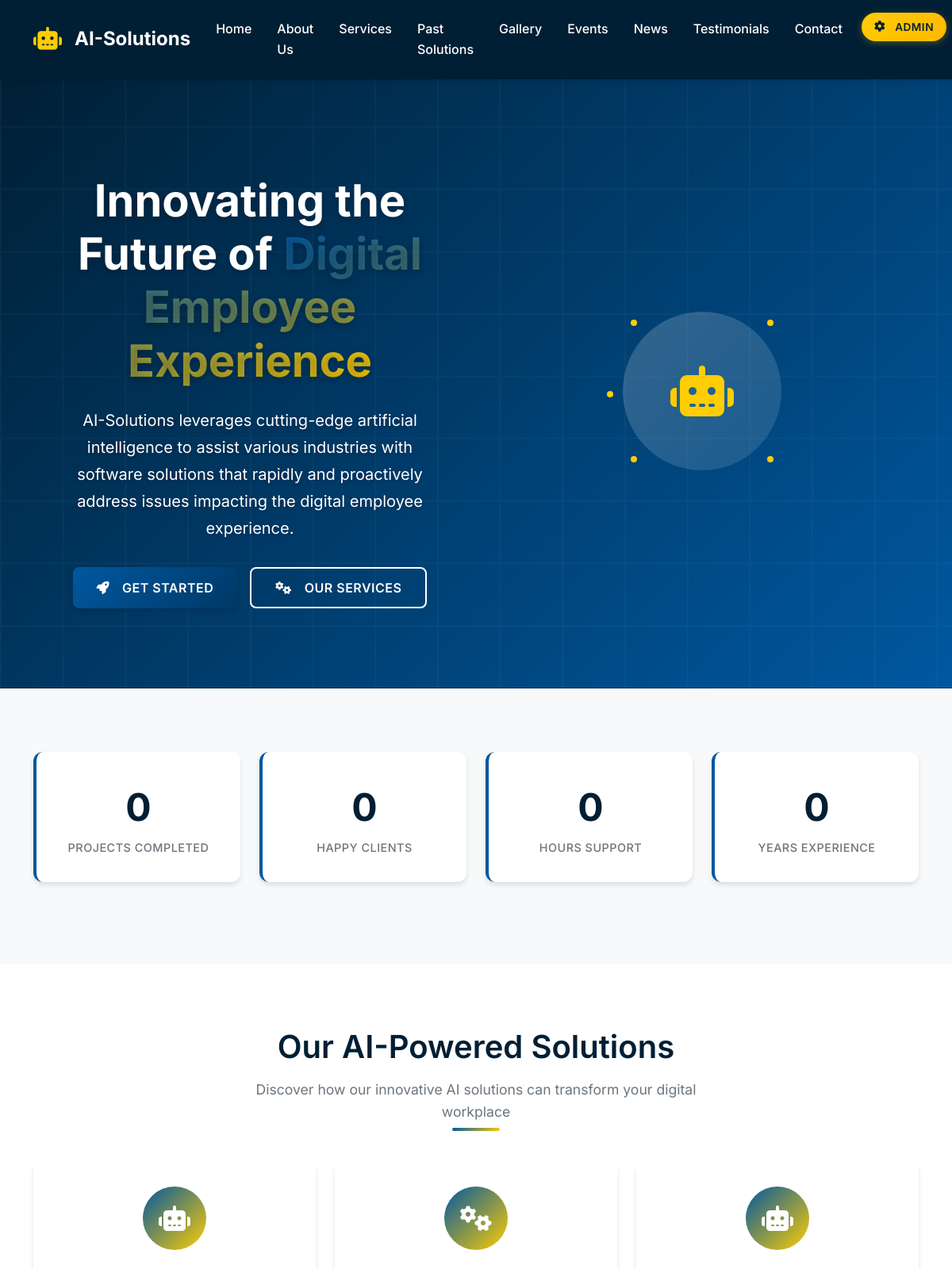
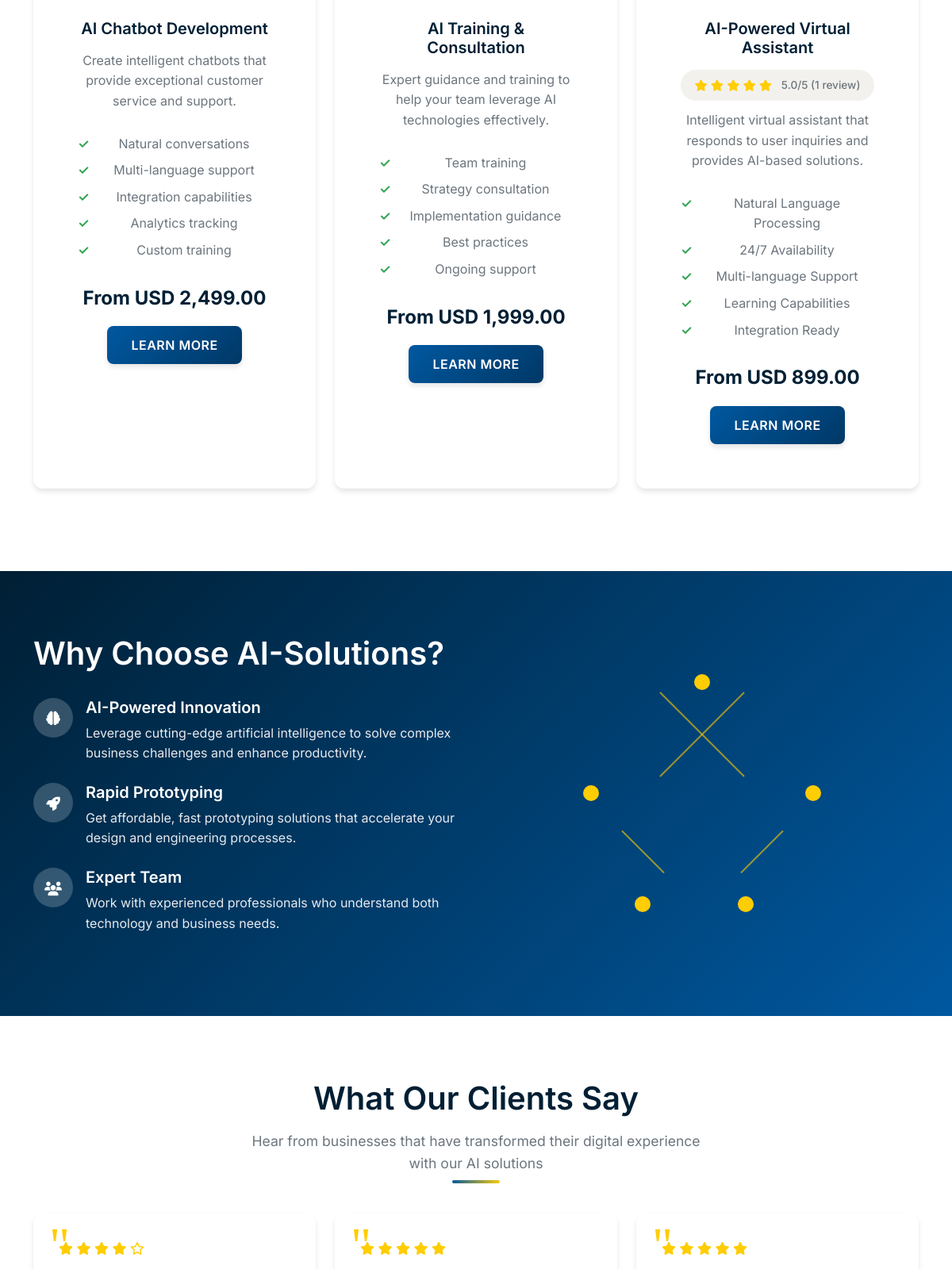
The page / (upper part) on the database its author committed (2 pictures, top to bottom).
### services/models.py (models this page shows, shortened)
class Service(models.Model):
    CATEGORY_CHOICES = [
        ('ai_solutions', 'AI Solutions'),
        ('automation', 'Automation'),
        ('data_analytics', 'Data Analytics'),
        ('machine_learning', 'Machine Learning'),
        ('consulting', 'Consulting'),
        ('integration', 'Integration'),
        ('support', 'Support'),
        ('other', 'Other'),
    ]
    title = models.CharField(max_length=200, help_text="Service title")
    slug = models.SlugField(max_length=200, unique=True, help_text="URL-friendly version of title")
    description = models.TextField(help_text="Service description")
    short_description = models.CharField(
        max_length=300,
        help_text="Short service description for cards"
    )
    icon = models.CharField(
        max_length=50,
        help_text="Font Awesome icon class (e.g., 'fas fa-robot')"
    )
    category = models.CharField(
        max_length=50,
        choices=CATEGORY_CHOICES,
        default='other',
        help_text="Service category"
    )
    features = models.TextField(
        help_text="JSON string of features list",
        default='[]'
    )
    is_featured = models.BooleanField(default=False, help_text="Show in featured section")
    is_active = models.BooleanField(default=True, help_text="Whether service is currently offered")
    price_starting_from = models.DecimalField(
        max_digits=10,
        decimal_places=2,
        null=True,
        blank=True,
        help_text="Starting price for the service"
    )
    currency = models.CharField(max_length=3, default='USD', help_text="Currency code")
    image = models.ImageField(
        upload_to='services/',
        blank=True,
        help_text="Service image"
    )
    created_at = models.DateTimeField(auto_now_add=True, help_text="When the service was created")
    updated_at = models.DateTimeField(auto_now=True, help_text="When the service was last updated")
    class Meta:
        verbose_name = "Service"
        verbose_name_plural = "Services"
        ordering = ['title']
    @property
    def features_list(self):
        try:
            return json.loads(self.features)
        except (json.JSONDecodeError, TypeError):
            return []
    @property
    def formatted_price(self):
        if self.price_starting_from:
            return f"From {self.currency} {self.price_starting_from:,.2f}"
        return "Contact for pricing"

### testimonials/models.py (models this page shows, shortened)
class Testimonial(models.Model):
    RATING_CHOICES = [
        (1, '1 Star'),
        (2, '2 Stars'),
        (3, '3 Stars'),
        (4, '4 Stars'),
        (5, '5 Stars'),
    ]
    customer_name = models.CharField(max_length=100, help_text="Customer's name")
    company = models.CharField(max_length=100, help_text="Customer's company")
    job_title = models.CharField(max_length=100, blank=True, help_text="Customer's job title")
    service = models.ForeignKey(
        'services.Service',
        on_delete=models.CASCADE,
        null=True,
        blank=True,
        help_text="Service being rated (optional)"
    )
    rating = models.IntegerField(
        choices=RATING_CHOICES,
        default=5,
        help_text="Customer rating (1-5 stars)"
    )
    content = models.TextField(help_text="Testimonial content")
    image = models.ImageField(
        upload_to='testimonials/',
        blank=True,
        help_text="Customer photo (optional)"
    )
    is_featured = models.BooleanField(default=False, help_text="Show in featured section")
    is_approved = models.BooleanField(default=False, help_text="Whether testimonial is approved for display")
    created_at = models.DateTimeField(auto_now_add=True, help_text="When the testimonial was created")
    updated_at = models.DateTimeField(auto_now=True, help_text="When the testimonial was last updated")
    class Meta:
        verbose_name = "Testimonial"
        verbose_name_plural = "Testimonials"
        ordering = ['-created_at']

### home/views.py (the view)
# urls.py: path('', views.home_view, name='home'),
def home_view(request):
    from django.db import models
    featured_services = Service.objects.filter(
        is_featured=True,
        is_active=True
    ).order_by('title')[:3]
    for service in featured_services:
        testimonials = Testimonial.objects.filter(service=service, is_approved=True)
        avg_rating = testimonials.aggregate(avg_rating=models.Avg('rating'))['avg_rating'] or 0
        service.avg_rating = round(avg_rating, 1) if avg_rating else 0
        service.total_ratings = testimonials.count()
    featured_testimonials = Testimonial.objects.filter(
        is_featured=True,
        is_approved=True
    ).order_by('-created_at')[:3]
    recent_articles = Article.objects.filter(
        is_published=True
    ).order_by('-published_date')[:3]
    context = {
        'featured_services': featured_services,
        'featured_testimonials': featured_testimonials,
        'recent_articles': recent_articles,
    }
    return render(request, 'home/index.html', context)

### templates/home/index.html (shortened to what this page needs)
{% extends 'base.html' %}
{% load static %}
{% block content %}
<section class="hero-section">
    <div class="container">
        <div class="row align-items-center">
            <div class="col-lg-6">
                <div class="hero-content">
                    <h1 class="hero-title animate-fadeInLeft">
                        Innovating the Future of
                        <span class="text-gradient">Digital Employee Experience</span>
                    </h1>
                    <p class="hero-subtitle animate-fadeInLeft">
                        AI-Solutions leverages cutting-edge artificial intelligence to assist various industries
                        with software solutions that rapidly and proactively address issues impacting the digital
                        employee experience.
                    </p>
                    <div class="hero-buttons animate-fadeInLeft">
                        <a href="{% url 'contact:contact' %}" class="btn btn-primary">
                            <i class="fas fa-rocket me-2"></i>
                            Get Started
                        </a>
                        <a href="{% url 'services:services' %}" class="btn btn-outline-primary">
                            <i class="fas fa-cogs me-2"></i>
                            Our Services
                        </a>
                    </div>
                </div>
            </div>
            <div class="col-lg-6">
                <div class="hero-image animate-fadeInRight">
                    <div class="ai-visualization">
                        <div class="ai-circle">
                            <i class="fas fa-robot"></i>
                        </div>
                        <div class="ai-particles">
                            <div class="particle"></div>
                            <div class="particle"></div>
                            <div class="particle"></div>
                            <div class="particle"></div>
                            <div class="particle"></div>
                        </div>
                    </div>
                </div>
            </div>
        </div>
    </div>
</section>
<section class="section bg-light">
    <div class="container">
        <div class="row text-center">
            <div class="col-lg-3 col-md-6 mb-4">
                <div class="stat-card">
                    <div class="stat-number counter" data-target="150">0</div>
                    <div class="stat-label">Projects Completed</div>
                </div>
            </div>
            <div class="col-lg-3 col-md-6 mb-4">
                <div class="stat-card">
                    <div class="stat-number counter" data-target="50">0</div>
                    <div class="stat-label">Happy Clients</div>
                </div>
            </div>
            <div class="col-lg-3 col-md-6 mb-4">
                <div class="stat-card">
                    <div class="stat-number counter" data-target="24">0</div>
                    <div class="stat-label">Hours Support</div>
                </div>
            </div>
            <div class="col-lg-3 col-md-6 mb-4">
                <div class="stat-card">
                    <div class="stat-number counter" data-target="5">0</div>
                    <div class="stat-label">Years Experience</div>
                </div>
            </div>
        </div>
    </div>
</section>
<section class="section">
    <div class="container">
        <div class="section-title">
            <h2>Our AI-Powered Solutions</h2>
            <p class="section-subtitle">
                Discover how our innovative AI solutions can transform your digital workplace
            </p>
        </div>
        <div class="row">
            {% for service in featured_services %}
            <div class="col-lg-4 col-md-6 mb-4">
                <div class="card service-card h-100">
                    <div class="service-icon">
                        <i class="{{ service.icon }}"></i>
                    </div>
                    <div class="card-body text-center">
                        <h5 class="service-title">{{ service.title }}</h5>
                        {% if service.avg_rating > 0 %}
                        <div class="service-rating-summary">
                            <div class="rating-stars">
                                {% for i in "12345" %}
                                    {% if forloop.counter <= service.avg_rating %}
                                        <i class="fas fa-star"></i>
                                    {% else %}
                                        <i class="far fa-star"></i>
                                    {% endif %}
                                {% endfor %}
                            </div>
                            <span class="rating-text">{{ service.avg_rating|floatformat:1 }}/5 ({{ service.total_ratings }} review{{ service.total_ratings|pluralize }})</span>
                        </div>
                        {% endif %}
                        <p class="service-description">{{ service.short_description }}</p>
                        <ul class="service-features">
                            {% for feature in service.features_list %}
                            <li>{{ feature }}</li>
                            {% endfor %}
                        </ul>
                        <div class="service-price">
                            <span class="price">{{ service.formatted_price }}</span>
                        </div>
                        <a href="{% url 'services:services' %}" class="btn btn-primary">Learn More</a>
                    </div>
                </div>
            </div>
            {% empty %}
            <div class="col-12 text-center">
                <p class="text-muted">No featured services available at the moment.</p>
            </div>
            {% endfor %}
        </div>
    </div>
</section>
<section class="section bg-gradient-primary text-white">
    <div class="container">
        <div class="row align-items-center">
            <div class="col-lg-6">
                <h2 class="mb-4">Why Choose AI-Solutions?</h2>
                <div class="feature-list">
                    <div class="feature-item mb-4">
                        <div class="feature-icon">
                            <i class="fas fa-brain"></i>
                        </div>
                        <div class="feature-content">
                            <h5>AI-Powered Innovation</h5>
                            <p>Leverage cutting-edge artificial intelligence to solve complex business challenges and enhance productivity.</p>
                        </div>
                    </div>
                    <div class="feature-item mb-4">
                        <div class="feature-icon">
                            <i class="fas fa-rocket"></i>
                        </div>
                        <div class="feature-content">
                            <h5>Rapid Prototyping</h5>
                            <p>Get affordable, fast prototyping solutions that accelerate your design and engineering processes.</p>
                        </div>
                    </div>
                    <div class="feature-item mb-4">
                        <div class="feature-icon">
                            <i class="fas fa-users"></i>
                        </div>
                        <div class="feature-content">
                            <h5>Expert Team</h5>
                            <p>Work with experienced professionals who understand both technology and business needs.</p>
                        </div>
                    </div>
                </div>
            </div>
            <div class="col-lg-6">
                <div class="ai-visualization-large">
                    <div class="ai-network">
                        <div class="node node-1"></div>
                        <div class="node node-2"></div>
                        <div class="node node-3"></div>
                        <div class="node node-4"></div>
                        <div class="node node-5"></div>
                        <div class="connection connection-1"></div>
                        <div class="connection connection-2"></div>
                        <div class="connection connection-3"></div>
                        <div class="connection connection-4"></div>
                    </div>
                </div>
            </div>
        </div>
    </div>
</section>
<section class="section">
    <div class="container">
        <div class="section-title">
            <h2>What Our Clients Say</h2>
            <p class="section-subtitle">
                Hear from businesses that have transformed their digital experience with our AI solutions
            </p>
        </div>
        <div class="row">
            {% for testimonial in featured_testimonials %}
            <div class="col-lg-4 col-md-6 mb-4">
                <div class="testimonial-card">
                    <div class="testimonial-rating">
                        {% for i in "12345" %}
                            {% if forloop.counter <= testimonial.rating %}
                                <i class="fas fa-star"></i>
                            {% else %}
                                <i class="far fa-star"></i>
                            {% endif %}
                        {% endfor %}
                    </div>
                </div>
            </div>
            {% empty %}
            <div class="col-12 text-center">
                <p class="text-muted">No testimonials available at the moment.</p>
            </div>
            {% endfor %}
        </div>
    </div>
</section>
{% endblock %}

### rows shown on the page
Service: title "AI Chatbot Development", short_description "Create intelligent chatbots that provide exceptional customer service and support.", features_list "Natural conversations" "Multi-language support" "Integration capabilities" "Analytics tracking" "Custom training", formatted_price "From USD 2,499.00"
Service: title "AI Training & Consultation", short_description "Expert guidance and training to help your team leverage AI technologies effectively.", features_list "Team training" "Strategy consultation" "Implementation guidance" "Best practices" "Ongoing support", formatted_price "From USD 1,999.00"
Service: title "AI-Powered Virtual Assistant", avg_rating "5.0", total_ratings "1", short_description "Intelligent virtual assistant that responds to user inquiries and provides AI-based solutions.", features_list "Natural Language Processing" "24/7 Availability" "Multi-language Support" "Learning Capabilities" "Integration Ready", formatted_price "From USD 899.00"
Testimonial: rating 4 (drawn)
Testimonial: rating 5 (drawn)
Testimonial: rating 5 (drawn)
